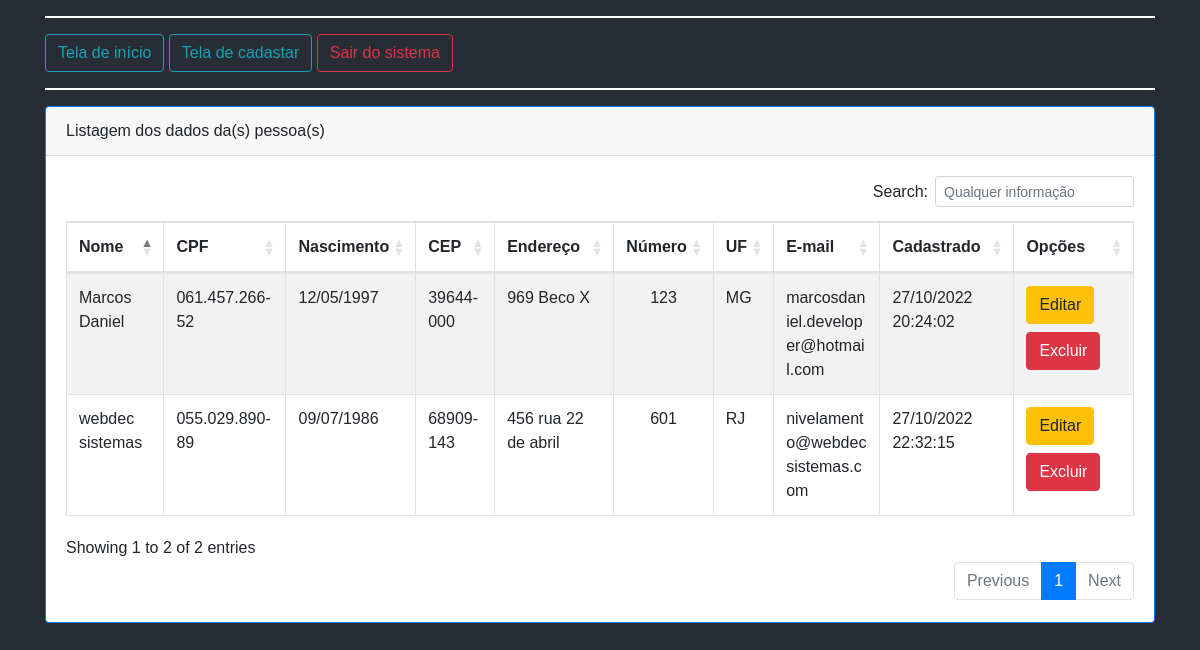
Page /view/index.php (signed in) on the committed database.
### tables this page shows
CREATE TABLE IF NOT EXISTS `pessoas` (
  `id` int NOT NULL AUTO_INCREMENT,
  `endereco_id` int NOT NULL,
  `nome` varchar(50) NOT NULL,
  `cpf` varchar(14) NOT NULL,
  `rg` varchar(35) NOT NULL,
  `data_nascimento` date NOT NULL,
  `data_cadastro` datetime DEFAULT NULL,
  `data_atualizacao` datetime DEFAULT NULL,
  `data_exclusao` datetime DEFAULT NULL,
  `usuario_id` int DEFAULT NULL,
  PRIMARY KEY (`id`),
  KEY `FK_pessoas_enderecos` (`endereco_id`),
  KEY `FK_pessoas_usuarios` (`usuario_id`),
  CONSTRAINT `FK_pessoas_enderecos` FOREIGN KEY (`endereco_id`) REFERENCES `enderecos` (`id`) ON DELETE CASCADE ON UPDATE CASCADE,
  CONSTRAINT `FK_pessoas_usuarios` FOREIGN KEY (`usuario_id`) REFERENCES `usuarios` (`id`) ON DELETE CASCADE ON UPDATE CASCADE
);

CREATE TABLE IF NOT EXISTS `enderecos` (
  `id` int NOT NULL AUTO_INCREMENT,
  `estado_id` int NOT NULL,
  `cep` char(50) NOT NULL DEFAULT '',
  `endereco` char(50) NOT NULL DEFAULT '',
  `numero` char(50) NOT NULL DEFAULT '',
  PRIMARY KEY (`id`),
  KEY `FK_enderecos_estados` (`estado_id`),
  CONSTRAINT `FK_enderecos_estados` FOREIGN KEY (`estado_id`) REFERENCES `estados` (`id`) ON DELETE CASCADE ON UPDATE CASCADE
);

CREATE TABLE IF NOT EXISTS `estados` (
  `id` int NOT NULL AUTO_INCREMENT,
  `uf` char(10) NOT NULL DEFAULT '',
  `nome` char(50) NOT NULL,
  PRIMARY KEY (`id`)
);

CREATE TABLE IF NOT EXISTS `usuarios` (
  `id` int NOT NULL AUTO_INCREMENT,
  `email` char(50) NOT NULL,
  `senha` char(50) NOT NULL,
  PRIMARY KEY (`id`)
);

### controller/ControllerListar.php (called while the page is built)
<?php
require_once("../model/banco.php");
class ControllerListar
{
    public static function pessoas()
    {
        $lista = new Banco();
        return $lista->getPessoas();
    }
}

### model/banco.php (called while the page is built, shortened)
<?php
class Banco
{
    protected $mysqli;
    private function conexao()
    {
        $this->mysqli = new mysqli(BD_SERVIDOR, BD_USUARIO, BD_SENHA, BD_BANCO);
    }
    public function getPessoas()
    {
        try {
            $result = $this->mysqli->query("SELECT p.nome, p.cpf, p.rg, p.data_nascimento,
                p.data_cadastro, p.data_atualizacao, ende.cep, ende.endereco, ende.numero,
                est.uf AS estado, u.email, p.id, t.telefone
                FROM pessoas p
                INNER JOIN enderecos ende ON ende.id = p.endereco_id
                INNER JOIN estados est ON est.id = ende.estado_id
                INNER JOIN telefones t ON t.pessoa_id = p.id
                INNER JOIN usuarios u ON u.id = p.usuario_id
                WHERE p.data_exclusao IS null
            ");
            $array  = [];
            while ($row = $result->fetch_array(MYSQLI_ASSOC)) {
                $array[] = $row;
            }
            return $array;
        } catch (\Throwable $th) {
            return [];
        }
    }
}

### view/index.php (the view, shortened to what this page needs)
<?php require_once("../controller/ControllerListar.php"); ?>
<!DOCTYPE html>
<html lang="pt-br">
<?php include("head.php"); ?>
<link rel="stylesheet" href="https://cdnjs.cloudflare.com/ajax/libs/twitter-bootstrap/4.5.2/css/bootstrap.css">
<link rel="stylesheet" href="https://cdn.datatables.net/1.12.1/css/dataTables.bootstrap4.min.css">
<link rel="stylesheet" href="https://cdn.datatables.net/buttons/2.2.3/css/buttons.dataTables.min.css">
<body class="section">
    <div class="container">
        <?php include("menu.php"); ?>
        <div class="card border-primary mb-3">
            <div class="card-header">Listagem dos dados da(s) pessoa(s)</div>
            <div class="card-body table-responsive">
                <table id="example" class="table table-striped table-bordered">
                    <thead>
                        <tr>
                            <th>Nome</th>
                            <th>CPF</th>
                            <th>Nascimento</th>
                            <th>CEP</th>
                            <th>Endereço</th>
                            <th>Número</th>
                            <th>UF</th>
                            <th>E-mail</th>
                            <th>Cadastrado</th>
                            <th>Opções</th>
                        </tr>
                    </thead>
                    <tbody>
                        <?php $lista = new ControllerListar();
                        foreach ($lista->pessoas() as $value) { ?>
                            <tr>
                                <td> <?= $value['nome'] ?> </td>
                                <td> <?= $value['cpf'] ?> </td>
                                <td> <?= date('d/m/Y', strtotime($value['data_nascimento'])) ?> </td>
                                <td> <?= $value['cep'] ?> </td>
                                <td> <?= $value['endereco'] ?> </td>
                                <td class="text-center"> <?= $value['numero'] ?> </td>
                                <td> <?= $value['estado'] ?> </td>
                                <td class="quebrarTexto"> <?= $value['email'] ?> </td>
                                <td> <?= date('d/m/Y H:i:s', strtotime($value['data_cadastro'])) ?> </td>
                                <td>
                                    <a class='btn btn-warning mr-2 mb-2' href='editar.php?id=<?= $value['id'] ?>'>Editar</a>
                                    <a class='btn btn-danger mr-2 mb-2' href='../controller/ControllerDeletar.php?id=<?= $value['id'] ?>'>Excluir</a>
                                </td>
                            </tr>
                        <?php } ?>
                    </tbody>
                </table>
            </div>
        </div>
    </div>
</body>
</html>

### view/head.php (shortened to what this page needs)
<head>
    <link rel="stylesheet" href="https://stackpath.bootstrapcdn.com/bootstrap/4.1.1/css/bootstrap.min.css">
    <link rel="stylesheet" href="../css/main.css">
</head>

### view/menu.php
<hr>
<a href="index.php" class="btn btn-outline-info">Tela de início</a>
<a href="cadastro.php" class="btn btn-outline-info">Tela de cadastar</a>
<a href="logout.php" class="btn btn-outline-danger">Sair do sistema</a>
<hr>

### css/main.css (style rules this page uses)
* { margin: 0; padding: 0; box-sizing: border-box; font-family: 'Reem Kufi Fun', sans-serif; }
.section { height: 100vh; align-items: center; justify-content: center; background: #282c34; }
hr { border: 0.1px solid white !important; }

### view/index.php (style rules this page uses)
.quebrarTexto { word-break: break-word; }

### rows in the picture
pessoas: nome "Marcos Daniel", cpf "061.457.266-52", data_nascimento "12/05/1997", endereco.cep "39644-000", endereco.endereco "969 Beco X", endereco.numero "123", estados.uf "MG", usuario.email "marcosdaniel.developer@hotmail.com", data_cadastro "27/10/2022 20:24:02"
pessoas: nome "webdec sistemas", cpf "055.029.890-89", data_nascimento "09/07/1986", endereco.cep "68909-143", endereco.endereco "456 rua 22 de abril", endereco.numero "601", estados.uf "RJ", usuario.email "nivelamento@webdecsistemas.com", data_cadastro "27/10/2022 22:32:15"
